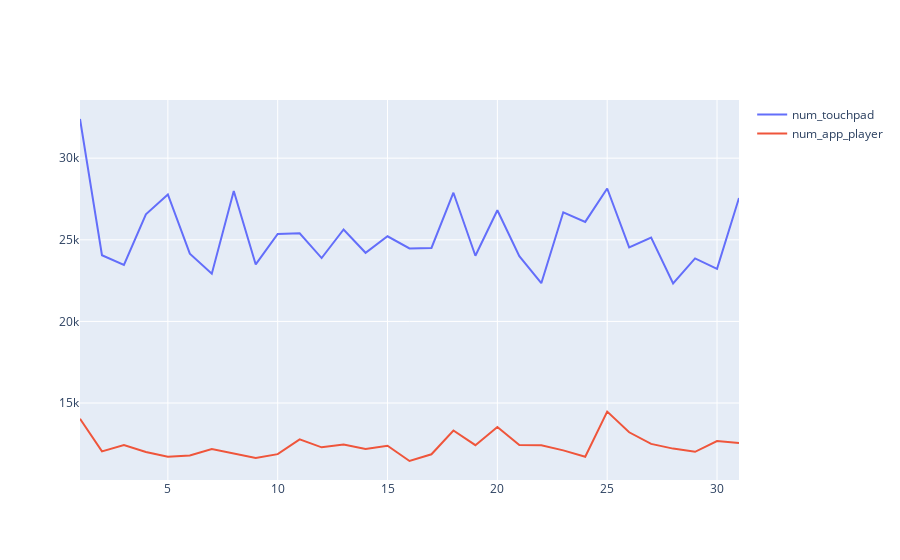
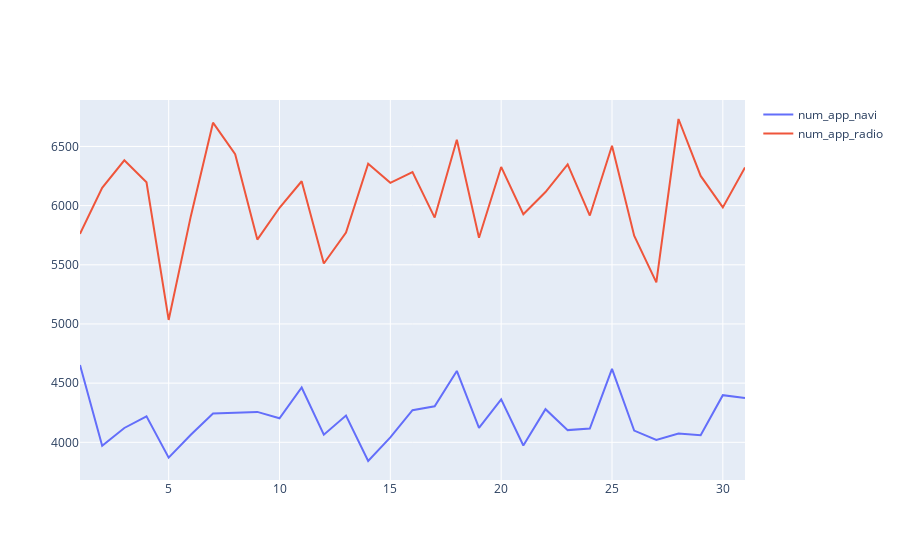
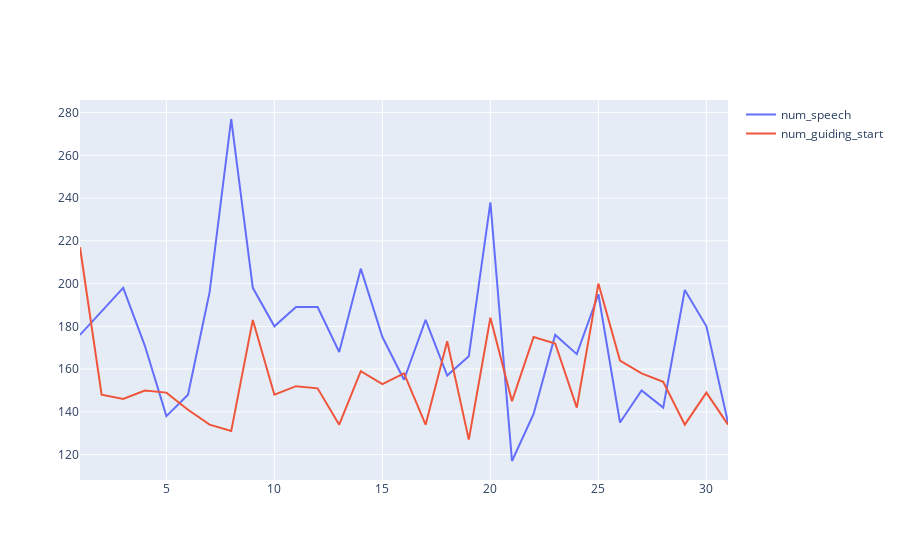

These figures' notebook cell, in order:
### Code cell
import plotly.graph_objects as go
num_touchpad = data.groupby("day")["num_touchpad"].sum()
num_speech = data.groupby("day")["num_speech"].sum()
num_app_navi = data.groupby("day")["num_app_navi"].sum()
num_app_player = data.groupby("day")["num_app_player"].sum()
num_guiding_start = data.groupby("day")["num_guiding_start"].sum()
num_app_radio = data.groupby("day")["num_app_radio"].sum()
merge = num_touchpad.to_frame().merge(num_speech,how='left',on='day').merge(num_app_navi,how='left',on='day').merge(num_app_player,how='left',on='day').merge(num_guiding_start,how='left',on='day').reset_index().merge(num_app_radio,how='left',on='day').reset_index()
print(merge)


fig_line = go.Figure()
fig_line.add_trace(go.Scatter(x=merge["day"],y=merge['num_touchpad'],
mode = 'lines',name='num_touchpad'))
fig_line.add_trace(go.Scatter(x=merge["day"],y=merge['num_app_player'],
mode = 'lines',name='num_app_player'))
fig_line.show()


fig_line2 = go.Figure()
fig_line2.add_trace(go.Scatter(x=merge["day"],y=merge['num_app_navi'],
mode = 'lines',name='num_app_navi'))
fig_line2.add_trace(go.Scatter(x=merge["day"],y=merge['num_app_radio'],
mode = 'lines',name='num_app_radio'))
fig_line2.show()


fig_line3 = go.Figure()
fig_line3.add_trace(go.Scatter(x=merge["day"],y=merge['num_speech'],
mode = 'lines',name='num_speech'))
fig_line3.add_trace(go.Scatter(x=merge["day"],y=merge['num_guiding_start'],
mode = 'lines',name='num_guiding_start'))
fig_line3.show()

# 没有明显结论

### Figure 1 — Plotly figure (JSON) as saved in the notebook; plotly's stock layout.template omitted (floating-point values rounded to 4 significant figures)
{"data": [{"mode": "lines", "name": "num_touchpad", "type": "scatter", "x": [1, 2, 3, 4, 5, 6, 7, 8, 9, 10, 11, 12, 13, 14, 15, 16, 17, 18, 19, 20, 21, 22, 23, 24, 25, 26, 27, 28, 29, 30, 31], "y": [32399, 24051, 23461, 26565, 27775, 24153, 22923, 27993, 23491, 25354, 25399, 23882, 25632, 24204, 25215, 24473, 24503, 27883, 24025, 26810, 23999, 22339, 26685, 26096, 28143, 24535, 25137, 22325, 23858, 23223, 27563]}, {"mode": "lines", "name": "num_app_player", "type": "scatter", "x": [1, 2, 3, 4, 5, 6, 7, 8, 9, 10, 11, 12, 13, 14, 15, 16, 17, 18, 19, 20, 21, 22, 23, 24, 25, 26, 27, 28, 29, 30, 31], "y": [14037, 12040, 12429, 11997, 11706, 11783, 12188, 11915, 11639, 11869, 12772, 12287, 12467, 12191, 12387, 11450, 11862, 13318, 12421, 13537, 12426, 12409, 12101, 11711, 14475, 13208, 12498, 12209, 12011, 12668, 12555]}], "layout": {}}

### Figure 2 — Plotly figure (JSON) as saved in the notebook; plotly's stock layout.template omitted (floating-point values rounded to 4 significant figures)
{"data": [{"mode": "lines", "name": "num_app_navi", "type": "scatter", "x": [1, 2, 3, 4, 5, 6, 7, 8, 9, 10, 11, 12, 13, 14, 15, 16, 17, 18, 19, 20, 21, 22, 23, 24, 25, 26, 27, 28, 29, 30, 31], "y": [4653, 3970, 4121, 4220, 3870, 4064, 4243, 4249, 4257, 4203, 4463, 4064, 4226, 3842, 4042, 4271, 4304, 4603, 4122, 4363, 3973, 4280, 4103, 4116, 4621, 4099, 4020, 4074, 4059, 4398, 4375]}, {"mode": "lines", "name": "num_app_radio", "type": "scatter", "x": [1, 2, 3, 4, 5, 6, 7, 8, 9, 10, 11, 12, 13, 14, 15, 16, 17, 18, 19, 20, 21, 22, 23, 24, 25, 26, 27, 28, 29, 30, 31], "y": [5761, 6151, 6383, 6197, 5034, 5911, 6701, 6435, 5713, 5982, 6206, 5511, 5773, 6354, 6193, 6283, 5899, 6557, 5728, 6327, 5927, 6115, 6349, 5916, 6506, 5746, 5351, 6732, 6251, 5985, 6323]}], "layout": {}}

### Figure 3 — Plotly figure (JSON) as saved in the notebook; plotly's stock layout.template omitted (floating-point values rounded to 4 significant figures)
{"data": [{"mode": "lines", "name": "num_speech", "type": "scatter", "x": [1, 2, 3, 4, 5, 6, 7, 8, 9, 10, 11, 12, 13, 14, 15, 16, 17, 18, 19, 20, 21, 22, 23, 24, 25, 26, 27, 28, 29, 30, 31], "y": [176, 187, 198, 171, 138, 148, 196, 277, 198, 180, 189, 189, 168, 207, 175, 155, 183, 157, 166, 238, 117, 139, 176, 167, 195, 135, 150, 142, 197, 180, 135]}, {"mode": "lines", "name": "num_guiding_start", "type": "scatter", "x": [1, 2, 3, 4, 5, 6, 7, 8, 9, 10, 11, 12, 13, 14, 15, 16, 17, 18, 19, 20, 21, 22, 23, 24, 25, 26, 27, 28, 29, 30, 31], "y": [217, 148, 146, 150, 149, 141, 134, 131, 183, 148, 152, 151, 134, 159, 153, 158, 134, 173, 127, 184, 145, 175, 172, 142, 200, 164, 158, 154, 134, 149, 134]}], "layout": {}}
